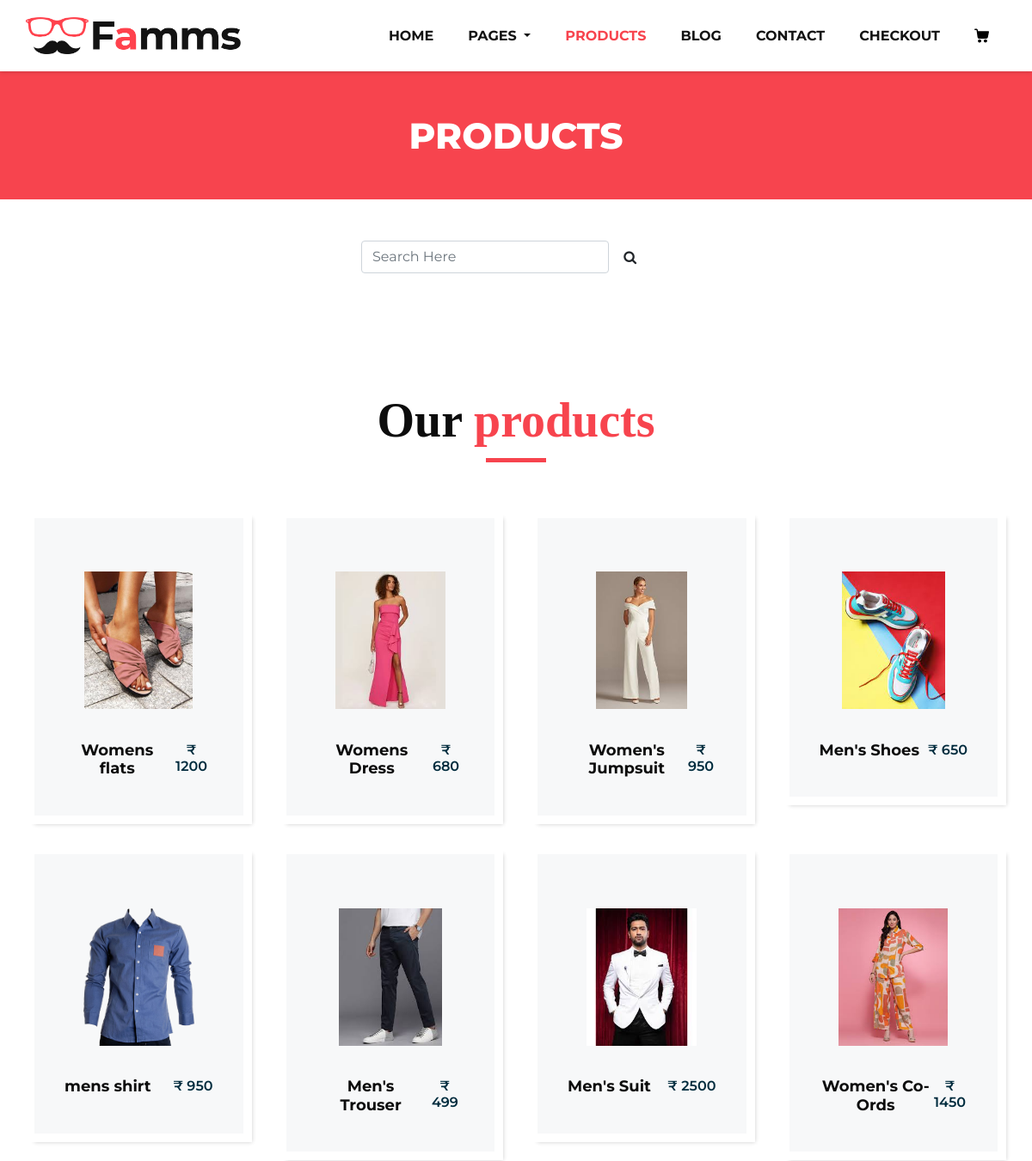
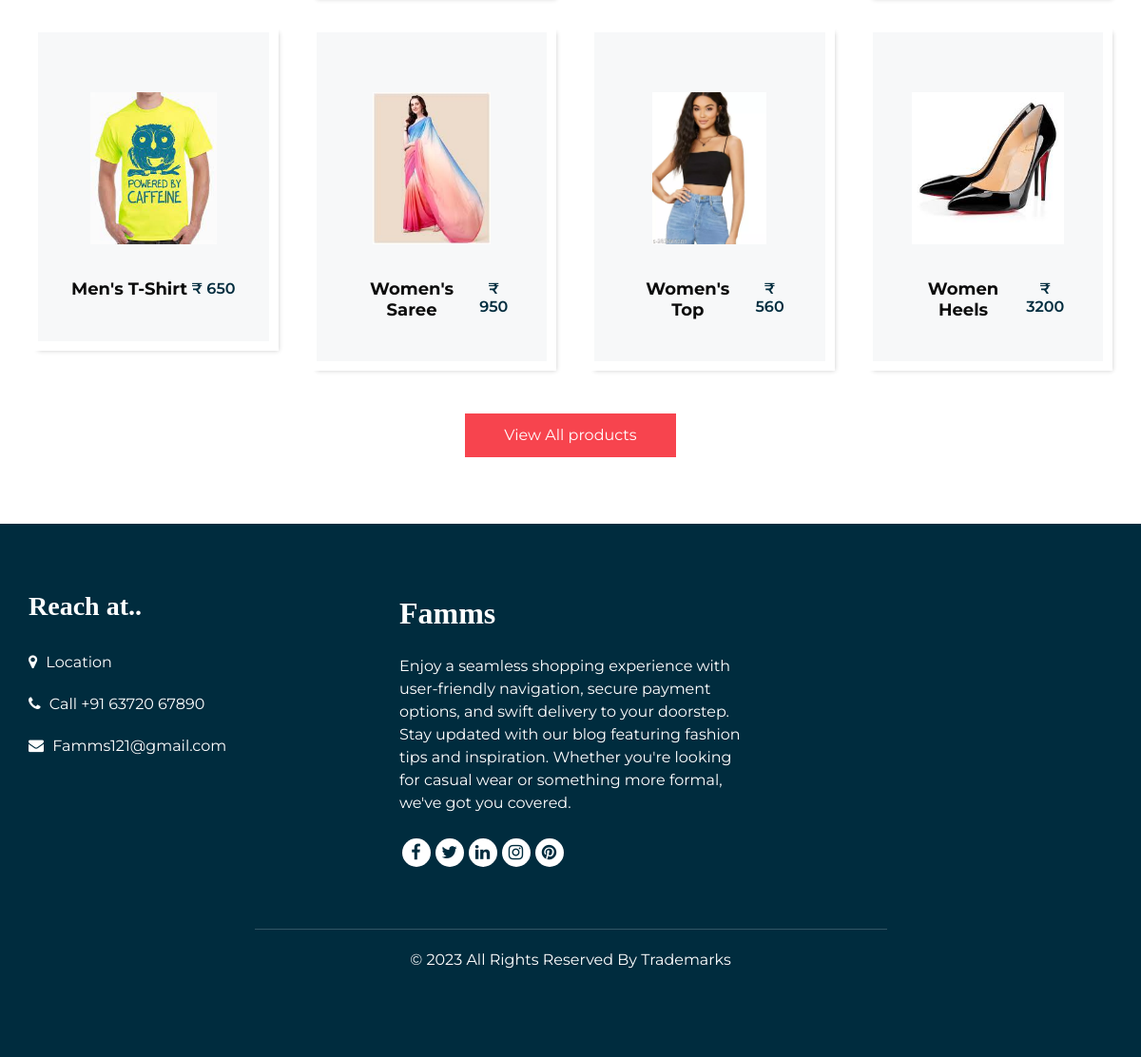
Screenshot of /products/ with the database file from the repository (2 pictures, top to bottom).
### commE/models.py (models this page shows, shortened)
class Product(models.Model):
    name=models.CharField(max_length=30)
    price=models.IntegerField()
    image=models.ImageField('image',null=True)

### Ecommerce/views.py (the view)
# urls.py: path('products/', views.products,name="products"),
def products(request):
    if(request.method=="POST"):
        search = request.POST.get("search","")
        obj = Product.objects.filter(name__icontains=search).all()
    else:
        obj = Product.objects.all()
    return render(request,'products.html',{"data":obj})

### template/products.html (shortened to what this page needs)
{% load static %}
<!DOCTYPE html>
<html>
   <head>
      <link rel="stylesheet" type="text/css" href="{% static 'css/bootstrap.css' %}" />
      <link href="{% static 'css/font-awesome.min.css' %}" rel="stylesheet" />
      <link href="{% static 'css/style.css' %}" rel="stylesheet" />
      <link href="{% static 'css/responsive.css' %}" rel="stylesheet" />
   </head>
   <body class="sub_page">
      <div class="hero_area">
         <header class="header_section">
            <div class="container">
               <nav class="navbar navbar-expand-lg custom_nav-container ">
                  <a class="navbar-brand" href="/home"><img width="250" src="{% static 'images/logo.png' %}" alt="#" /></a>
                  <div class="collapse navbar-collapse" id="navbarSupportedContent">
                     <ul class="navbar-nav">
                        <li class="nav-item">
                           <a class="nav-link" href="/home">Home <span class="sr-only">(current)</span></a>
                        </li>
                        <li class="nav-item dropdown">
                           <a class="nav-link dropdown-toggle" href="#" data-toggle="dropdown" role="button" aria-haspopup="true" aria-expanded="true"> <span class="nav-label">Pages </a>
                        </li>
                        <li class="nav-item active">
                           <a class="nav-link" href="/products">Products</a>
                        </li>
                        <li class="nav-item">
                           <a class="nav-link" href="/blog_list">Blog</a>
                        </li>
                        <li class="nav-item">
                           <a class="nav-link" href="/contact">Contact</a>
                        </li>
                        <li class="nav-item">
                           <a class="nav-link" href="/checkout">Checkout</a>
                        </li>
                        <li class="nav-item">
                           <a class="nav-link" href="/viewcart">
                           </a>
                        </li>
                     </ul>
                  </div>
               </nav>
            </div>
         </header>
      </div>
      <section class="inner_page_head">
         <div class="container_fuild">
            <div class="row">
               <div class="col-md-12">
                  <div class="full">
                     <h3>PRODUCTS</h3>
                  </div>
               </div>
            </div>
         </div>
      </section>
      <div class="container my-5">
         <div class="row">
            <div class="col-md-4"></div>
            <div class="col-md-4">
               <form action="" method="post">
                  <input type="text" class="form-control" style="width: 80%;display: inline-block;" name="search" id="" placeholder="Search here"> <button class="btn"><i class="fa fa-search" aria-hidden="true"></i></button>
               </form>
            </div>
            <div class="col-md-4"></div>
         </div>
      </div>
      <section class="product_section layout_padding">
         <div class="container">
            <div class="heading_container heading_center">
               <h2>
                  Our <span>products</span>
               </h2>
            </div>
            <div class="row">
               {% for val in data %}
               <div class="col-sm-6 col-md-4 col-lg-3">
                  <div class="box">
                     <div class="img-box">
                        <img src="/media/{{val.image}}" alt="">
                     </div>
                     <div class="detail-box">
                        <h5>
                           {{val.name}}
                        </h5>
                        <h6>
                           ₹ {{val.price}}
                        </h6>
                     </div>
                  </div>
               </div>
               {% endfor %}
            </div>
            <div class="btn-box">
               <a href="">
               View All products
               </a>
            </div>
         </div>
      </section>
      <footer class="footer_section">
         <div class="container">
            <div class="row">
               <div class="col-md-4 footer-col">
                  <div class="footer_contact">
                     <h4>
                        Reach at..
                     </h4>
                     <div class="contact_link_box">
                        <a href="">
                        <i class="fa fa-map-marker" aria-hidden="true"></i>
                        <span>
                        Location
                        </span>
                        </a>
                        <a href="">
                        <i class="fa fa-phone" aria-hidden="true"></i>
                        <span>
                        Call +91 63720 67890
                        </span>
                        </a>
                        <a href="">
                        <i class="fa fa-envelope" aria-hidden="true"></i>
                        <span>
                        Famms121@gmail.com
                        </span>
                        </a>
                     </div>
                  </div>
               </div>
               <div class="col-md-4 footer-col">
                  <div class="footer_detail">
                     <a href="index.html" class="footer-logo">
                     Famms
                     </a>
                     <p>
                        Enjoy a seamless shopping experience with user-friendly navigation, secure payment options, and swift delivery to your doorstep. Stay updated with our blog featuring fashion tips and inspiration. Whether you're looking for casual wear or something more formal, we've got you covered.
                     </p>
                     <div class="footer_social">
                        <a href="">
                        <i class="fa fa-facebook" aria-hidden="true"></i>
                        </a>
                        <a href="">
                        <i class="fa fa-twitter" aria-hidden="true"></i>
                        </a>
                        <a href="">
                        <i class="fa fa-linkedin" aria-hidden="true"></i>
                        </a>
                        <a href="">
                        <i class="fa fa-instagram" aria-hidden="true"></i>
                        </a>
                        <a href="">
                        <i class="fa fa-pinterest" aria-hidden="true"></i>
                        </a>
                     </div>
                  </div>
               </div>
               <div class="col-md-4 footer-col">
                  <div class="map_container">
                     <div class="map">
                        <div id="googleMap"></div>
                     </div>
                  </div>
               </div>
            </div>
            <div class="footer-info">
               <div class="col-lg-7 mx-auto px-0">
                  <p>
                     &copy; <span id="displayYear"></span> All Rights Reserved By
                     <a href="https://html.design/">Trademarks </a>
                  </p>
               </div>
            </div>
         </div>
      </footer>
   </body>
</html>

### static/css/responsive.css (style rules this page uses)
@media (min-width: 1200px) { .container { max-width: 1170px; } }

### rows the page displays
Product: image (picture), name "Womens flats", price "1200"
Product: image (picture), name "Womens Dress", price "680"
Product: image (picture), name "Women's Jumpsuit", price "950"
Product: image (picture), name "Men's Shoes", price "650"
Product: image (picture), name "mens shirt", price "950"
Product: image (picture), name "Men's Trouser", price "499"
Product: image (picture), name "Men's Suit", price "2500"
Product: image (picture), name "Women's Co-Ords", price "1450"
Product: image (picture), name "Men's T-Shirt", price "650"
Product: image (picture), name "Women's Saree", price "950"
Product: image (picture), name "Women's Top", price "560"
Product: image (picture), name "Women Heels", price "3200"
